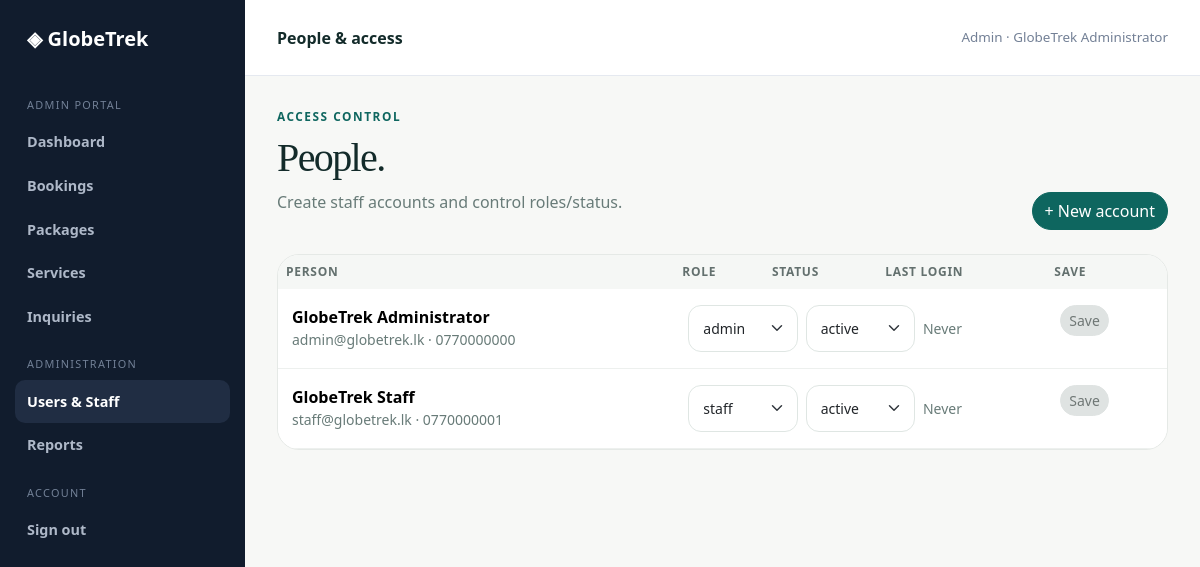
Page /GlobeTrek_Management/admin/users.php (signed in) on the committed database.
### tables this page shows
CREATE TABLE IF NOT EXISTS users (
    id INT UNSIGNED AUTO_INCREMENT PRIMARY KEY,
    full_name VARCHAR(120) NOT NULL,
    email VARCHAR(190) NOT NULL,
    phone VARCHAR(30) NULL,
    password_hash VARCHAR(255) NOT NULL,
    role ENUM('customer', 'staff', 'admin') NOT NULL DEFAULT 'customer',
    account_scope VARCHAR(10) GENERATED ALWAYS AS (
        CASE
            WHEN role = 'customer' THEN 'customer'
            ELSE 'management'
        END
    ) STORED,
    status ENUM('active', 'inactive') NOT NULL DEFAULT 'active',
    last_login_at DATETIME NULL,
    created_at DATETIME NOT NULL DEFAULT CURRENT_TIMESTAMP,
    updated_at DATETIME NOT NULL DEFAULT CURRENT_TIMESTAMP ON UPDATE CURRENT_TIMESTAMP,
    UNIQUE KEY uq_users_email_scope(email, account_scope),
    INDEX idx_users_role_status(role, status)
);

### GlobeTrek_Management/config.php (called while the page is built, shortened)
<?php
function envv(string $key, string $default = ''): string
{
    $v = getenv($key);
    return $v === false ? $default : $v;
}
function db(): PDO
{
    static $pdo = null;
    if ($pdo === null) {
        $host = envv('DB_HOST', DB_HOST);
        $name = envv('DB_NAME', DB_NAME);
        $user = envv('DB_USER', DB_USER);
        $pass = envv('DB_PASS', DB_PASS);
        $pdo = new PDO("mysql:host={$host};dbname={$name};charset=utf8mb4", $user, $pass, [
            PDO::ATTR_ERRMODE => PDO::ERRMODE_EXCEPTION,
            PDO::ATTR_DEFAULT_FETCH_MODE => PDO::FETCH_ASSOC,
            PDO::ATTR_EMULATE_PREPARES => false,
        ]);
    }
    return $pdo;
}
function e($v): string
{
    return htmlspecialchars((string) ($v ?? ''), ENT_QUOTES, 'UTF-8');
}
function user(): ?array
{
    return $_SESSION['user'] ?? null;
}

### GlobeTrek_Management/admin/users.php (the view, shortened to what this page needs)
<?php
require_once __DIR__ . '/../config.php';
require_once __DIR__ . '/../management_auth.php';
$rows = db()
    ->query("SELECT id,full_name,email,phone,role,status,created_at,last_login_at FROM users WHERE role IN ('staff','admin') ORDER BY created_at DESC")
    ->fetchAll();
?><!doctype html><html><head><link href="https://cdn.jsdelivr.net/npm/bootstrap@5.3.3/dist/css/bootstrap.min.css" rel="stylesheet"><link href="../assets/style.css?v=<?= filemtime(__DIR__ . '/../assets/style.css') ?>" rel="stylesheet"></head><body><?php
$navActive = 'users';
$navBase = '../';
include __DIR__ . '/../includes/sidebar.php';
?><div class="ops-main"><header class="ops-top"><strong>People & access</strong><span class="ops-user">Admin · <?= e(
    user()['full_name'],
) ?></span></header><main class="ops-content"><?php flashes(); ?><div class="d-flex justify-content-between align-items-end mb-4"><div><div class="section-kicker">Access control</div><h1 class="display-serif mt-2">People.</h1><p class="muted">Create staff accounts and control roles/status.</p></div><button class="btn btn-primary rounded-pill" data-bs-toggle="collapse" data-bs-target="#newUser">+ New account</button></div>
<div class="table-card"><div class="table-responsive"><table class="table mb-0"><thead><tr><th>Person</th><th>Role</th><th>Status</th><th>Last login</th><th>Save</th></tr></thead><tbody><?php foreach (
    $rows
    as $r
): ?><tr><td><strong><?= e($r['full_name']) ?></strong><div class="small muted"><?= e($r['email']) ?> · <?= e(
     $r['phone'],
 ) ?></div></td><td colspan="3"><form method="post" class="row g-2 align-items-center"><?= csrf_field() ?><input type="hidden" name="action" value="update"><input type="hidden" name="id" value="<?= $r[
] ?>"><div class="col-md-4"><select name="role" class="form-select form-select-sm"><?php foreach (
    ['staff', 'admin']
    as $v
): ?><option <?= $r['role'] === $v
    ? 'selected'
    : '' ?>><?= $v ?></option><?php endforeach; ?></select></div><div class="col-md-4"><select name="status" class="form-select form-select-sm"><?php foreach (
    ['active', 'inactive']
    as $v
): ?><option <?= $r['status'] === $v
    ? 'selected'
    : '' ?>><?= $v ?></option><?php endforeach; ?></select></div><div class="col-md-4"><span class="small muted"><?= $r[
    'last_login_at'
]
    ? e($r['last_login_at'])
    : 'Never' ?></span></div></form></td><td><button form="" class="btn btn-sm btn-primary rounded-pill" onclick="this.closest('tr').querySelector('form').submit()">Save</button></td></tr><?php endforeach; ?></tbody></table></div></div></main></div></body></html>

### GlobeTrek_Management/includes/sidebar.php (shortened to what this page needs)
<?php
$navActive = $navActive ?? '';
$navBase = $navBase ?? '';
$navUser = user();
$navItems = [
    'dashboard' => ['index.php', 'Dashboard'],
    'bookings' => ['bookings.php', 'Bookings'],
    'packages' => ['packages.php', 'Packages'],
    'services' => ['services.php', 'Services'],
    'inquiries' => ['queries.php', 'Inquiries'],
];
$adminItems = [
    'users' => ['admin/users.php', 'Users & Staff'],
    'reports' => ['admin/reports.php', 'Reports'],
];
?>
<aside class="ops-nav">
    <div class="ops-brand">◈ GlobeTrek</div>
    <div class="ops-label"><?= e(strtoupper($navUser['role'])) ?> PORTAL</div>
    <?php foreach ($navItems as $key => [$path, $label]): ?>
        <a<?= $navActive === $key ? ' class="active"' : '' ?> href="<?= e($navBase . $path) ?>"><?= e($label) ?></a>
        <?php endforeach; ?>
        <?php if ($navUser['role'] === 'admin'): ?>
            <div class="ops-label">ADMINISTRATION</div>
            <?php foreach ($adminItems as $key => [$path, $label]): ?>
                <a<?= $navActive === $key ? ' class="active"' : '' ?> href="<?= e($navBase . $path) ?>"><?= e($label) ?></a>
                <?php endforeach; ?>
            <?php endif; ?>
            <div class="ops-label">ACCOUNT</div>
            <a href="<?= e($navBase . 'logout.php') ?>">Sign out</a>
</aside>

### GlobeTrek_Management/assets/style.css (style rules this page uses)
:root { --ink: #132b2a; --muted: #687b78; --green: #0e665f; --green-dark: #093f3b; --sand: #e9b86b; --cream: #f5f3ed; --line: #e5e9e6; --white: #fff; }
* { box-sizing: border-box; }
body { margin: 0; background: #f7f8f6; color: var(--ink); font-family: 'DM Sans', system-ui, sans-serif; }
a { text-decoration: none; }
.display-serif { font-family: 'Playfair Display', serif; letter-spacing: -0.04em; }
.section-kicker { color: var(--green); font-weight: 800; letter-spacing: 0.13em; text-transform: uppercase; font-size: 0.74rem; }
.muted { color: var(--muted); }
.form-control, .form-select { border: 1px solid #dfe6e3; border-radius: 13px; padding: 12px 14px; }
.table-card { background: #fff; border: 1px solid var(--line); border-radius: 22px; overflow: hidden; }
.table thead th { background: #f5f7f5; border: 0; color: #63706e; font-size: 0.75rem; text-transform: uppercase; letter-spacing: 0.06em; }
.table td { padding: 16px 14px; border-color: #edf0ee; }
.btn-primary { background: var(--green); border-color: var(--green); }
.btn:disabled, .btn.disabled { color: #6f7775 !important; background-color: #dfe3e2 !important; border-color: #dfe3e2 !important; box-shadow: none !important; opacity: 1; cursor: not-allowed; pointer-events: none; }
.ops-nav { position: fixed; top: 0; bottom: 0; left: 0; width: 245px; background: #111c2d; color: #fff; padding: 24px 15px; z-index: 1000; }
.ops-brand { font-weight: 800; font-size: 1.25rem; padding: 0 12px 25px; }
.ops-label { font-size: 0.68rem; letter-spacing: 0.12em; text-transform: uppercase; color: #728096; padding: 18px 12px 7px; }
.ops-nav a { display: block; color: #aeb8c8; padding: 11px 12px; border-radius: 10px; font-weight: 600; font-size: 0.9rem; }
.ops-nav a:hover, .ops-nav a.active { background: #202d43; color: #fff; }
.ops-main { margin-left: 245px; min-height: 100vh; }
.ops-top { height: 76px; background: #fff; border-bottom: 1px solid #e5e9f0; display: flex; align-items: center; justify-content: space-between; padding: 0 32px; }
.ops-content { padding: 32px; }
.ops-user { font-size: 0.84rem; color: #738096; }

### rows in the picture
users: role "ADMIN", full_name "GlobeTrek Administrator", email "admin@globetrek.lk", phone "0770000000", role "admin", status "active", shows "Never"
users: full_name "GlobeTrek Staff", email "staff@globetrek.lk", phone "0770000001", role "staff", status "active", shows "Never"

### other values in the picture
$label "Dashboard"
$label "Bookings"
$label "Packages"
$label "Services"
$label "Inquiries"
$label "Users & Staff"
$label "Reports"
